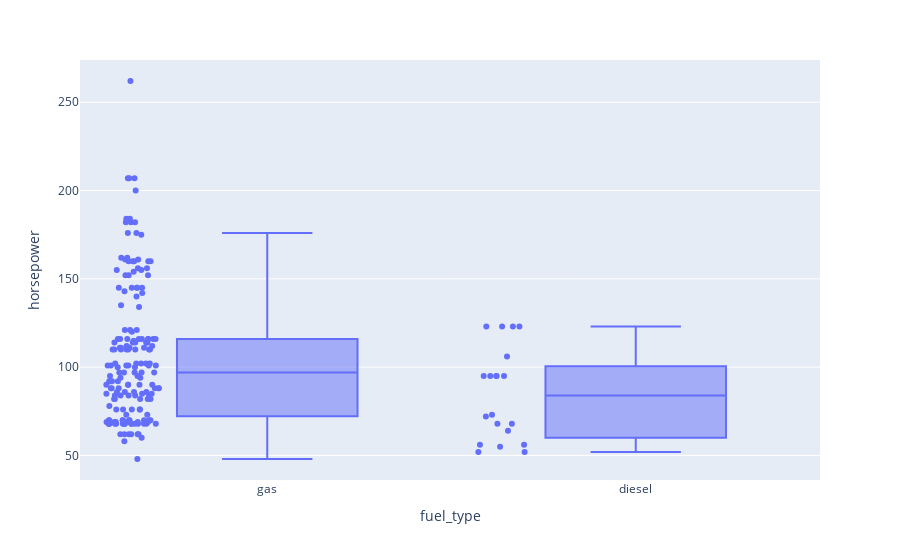

Source (notebook cell):
### Markdown cell above
## Boxplot with underlying data

### Code cell
fig = px.box(df, x="fuel_type", y="horsepower", points="all")
fig.show()

### Figure 1 — Plotly figure (JSON) as saved in the notebook; plotly's stock layout.template omitted (floating-point values rounded to 4 significant figures; data arrays with more than 128 entries replaced by an {"elided": "..."} marker saying what was removed)
{"data": [{"alignmentgroup": "True", "boxpoints": "all", "hovertemplate": "fuel_type=%{x}<br>horsepower=%{y}<extra></extra>", "legendgroup": "", "marker": {"color": "#636efa"}, "name": "", "notched": false, "offsetgroup": "", "orientation": "v", "showlegend": false, "type": "box", "x": {"elided": "201 str values"}, "x0": " ", "xaxis": "x", "y": {"elided": "201 int values"}, "y0": " ", "yaxis": "y"}], "layout": {"boxmode": "group", "legend": {"tracegroupgap": 0}, "margin": {"t": 60}, "xaxis": {"anchor": "y", "domain": [0, 1], "title": {"text": "fuel_type"}}, "yaxis": {"anchor": "x", "domain": [0, 1], "title": {"text": "horsepower"}}}}
